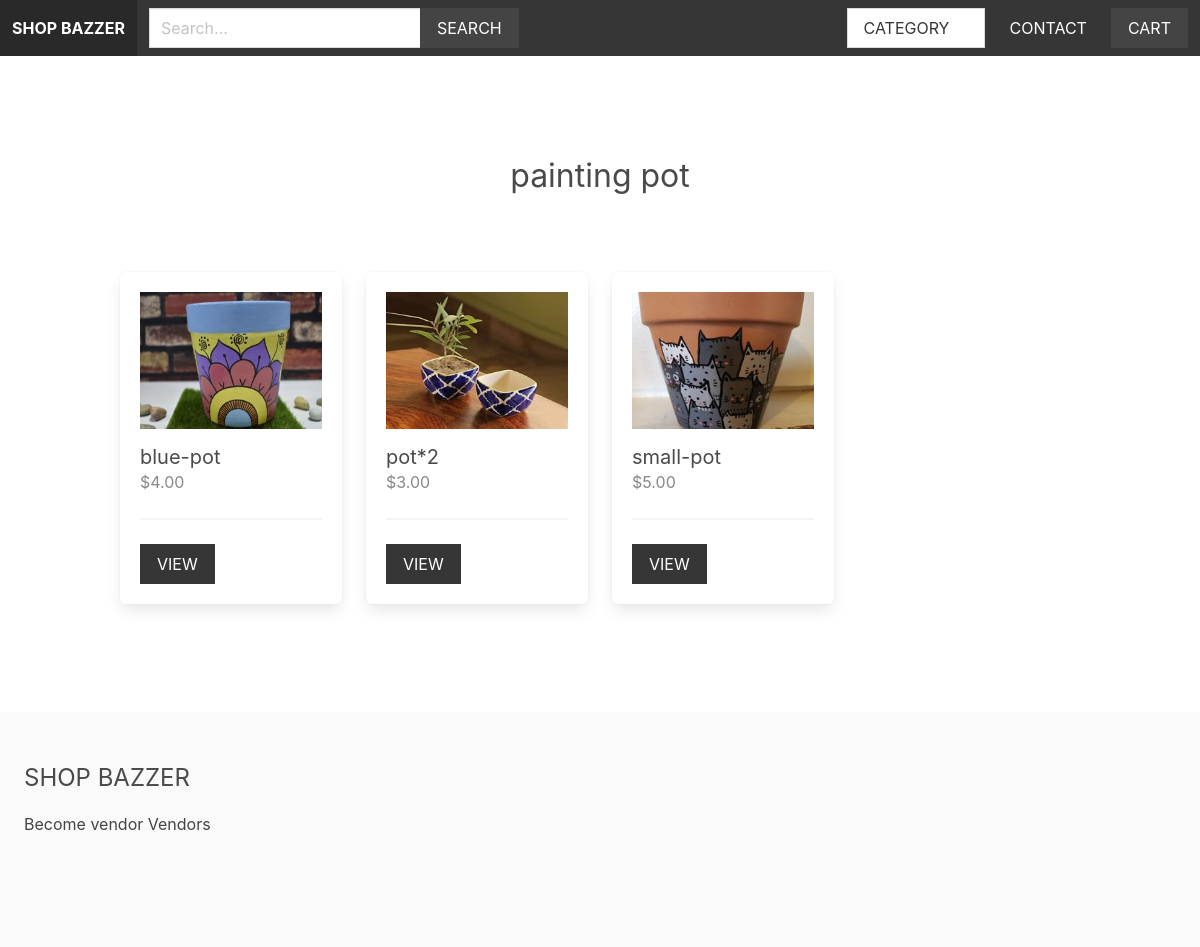
The app's page /painting-pot/ with its own data.
### apps/product/models.py (models this page shows, shortened)
class Category(models.Model):
    title = models.CharField(max_length=255)
    slug = models.SlugField(max_length=255)
    ordering = models.IntegerField(default=0)
    class Meta:
        ordering = ['ordering']

class Product(models.Model):
    category = models.ForeignKey(Category, related_name='products', on_delete=models.CASCADE)
    vendor = models.ForeignKey(Vendor, related_name='products', on_delete=models.CASCADE)
    title = models.CharField(max_length=255)
    slug = models.SlugField(max_length=255)
    description = models.TextField(blank=True, null=True)
    price = models.DecimalField(max_digits=6, decimal_places=2)
    date_added = models.DateTimeField(auto_now_add=True)
    image = models.ImageField(upload_to='uploads/', blank=True, null=True)
    thumbnail = models.ImageField(upload_to='uploads/', blank=True, null=True)
    class Meta:
        ordering = ['-date_added']
    def get_thumbnail(self):
        if self.thumbnail:
            return self.thumbnail.url

### apps/product/views.py (the view)
# urls.py: path('<slug:category_slug>/', views.category, name='category')
def category(request, category_slug):
    category = get_object_or_404(Category, slug=category_slug)
    return render(request, 'product/category.html', {'category': category})

### apps/cart/cart.py (called while the page is built)
    def __len__(self):
        return sum(item['quantity'] for item in self.cart.values())

### apps/cart/context_processors.py (called while the page is built)
def cart(request):
    return {'cart': Cart(request)}

### apps/product/context_processors.py (called while the page is built)
def menu_categories(request):
    categories = Category.objects.all()
    return {'menu_categories': categories}

### apps/product/templates/product/category.html (shortened to what this page needs)
{% extends 'core/base.html' %}
{% block content %}
    <div class="columns is-multiline mb-6">
        <div class="column is-12 has-text-centered mt-6 mb-6">
            <h2 class="is-size-3">{{ category.title }}</h2>
        </div>
        {% for product in category.products.all %}
            {% include 'product/parts/list_item.html' %}
        {% endfor %}
    </div>
{% endblock %}

### apps/core/templates/core/base.html (shortened to what this page needs)
{% load static %}
<!DOCTYPE html>
<html>
    <head>
        <link rel="stylesheet" href="https://cdn.jsdelivr.net/npm/bulma@0.9.1/css/bulma.min.css">
        <link rel="stylesheet" href="{% static 'styles/main.css' %}">
    </head>
    <body>
        <nav class="navbar is-dark">
            <div class="navbar-brand">
                <a href="/" class="navbar-item"><strong>SHOP BAZZER</strong></a>
            </div>
            <div class="navbar-menu" id="main-navbar">
                <div class="navbar-start">
                    <div class="navbar-item">
                        <form method="get" action="{% url 'search' %}">
                            <div class="field has-addons">
                                <div class="control">
                                    <input type="text" class="input" placeholder="Search..." name="query" autocomplete="off">
                                </div>
                                <div class="control">
                                    <button class="button is-dark is-uppercase">Search</button>
                                </div>
                            </div>
                        </form>
                    </div>
                </div>
                <div class="navbar-end">
                    <div class="dropdown is-hoverable navbar-item">
                        <div class="dropdown-trigger">
                          <button class="button is-uppercase" aria-haspopup="true" aria-controls="dropdown-menu4">
                            <span>category</span>
                            <span class="icon is-small">
                            </span>
                          </button>
                        </div>
                      </div>
                    <a href="{% url 'contact' %}" class="navbar-item">Contact</a>
                    <div class="navbar-item">
                        <a href="{% url 'cart' %}" class="button is-dark">Cart{% if cart %} ({{ cart|length }}){% endif %}</a>
                    </div>
                </div>
            </div>
        </nav>
        <section class="section">
            <div class="container">
                {% block content %}
                {% endblock %}
            </div>
        </section>
        <footer class="footer">
            <h3 class="is-size-4 mb-4">SHOP BAZZER</h3>
            {% if request.user.is_authenticated %}
                <a href="{% url 'vendor_admin' %}">Vendor admin</a>
            {% else %}
                <a href="{% url 'become_vendor' %}">Become vendor</a>
            {% endif %}
            <a href="{% url 'vendors' %}">Vendors</a>
        </footer>
    </body>
</html>

### apps/product/templates/product/parts/list_item.html
<div class="column is-3 product-list-item">
    <div class="box">
        <figure class="image is-4by3 mb-4">
            <img src="{{ product.get_thumbnail }}">
        </figure>
        <h2 class="subtitle">{{ product.title }}</h2>
        <h3 class="price is-size-6 mb-5">${{ product.price }}</h3>
        <hr>
        <a href="{% url 'product' product.category.slug product.slug %}" class="button is-dark is-uppercase">View</a>
    </div>
</div>

### static/styles/main.css (style rules this page uses)
.navbar { text-transform: uppercase; }
.navbar .is-dark { background: #444; }
.footer a { margin-bottom: 15px; display: inline-block; color: #444; }
.input, .button { border-radius: 0; }
.product-list-item .box .subtitle { margin-bottom: 0; }
.product-list-item .box .price { color: #888; }

### records on screen
Category: title "painting pot"
Product: get_thumbnail (picture), title "blue-pot", price "4.00"
Product: get_thumbnail (picture), title "pot*2", price "3.00"
Product: get_thumbnail (picture), title "small-pot", price "5.00"
